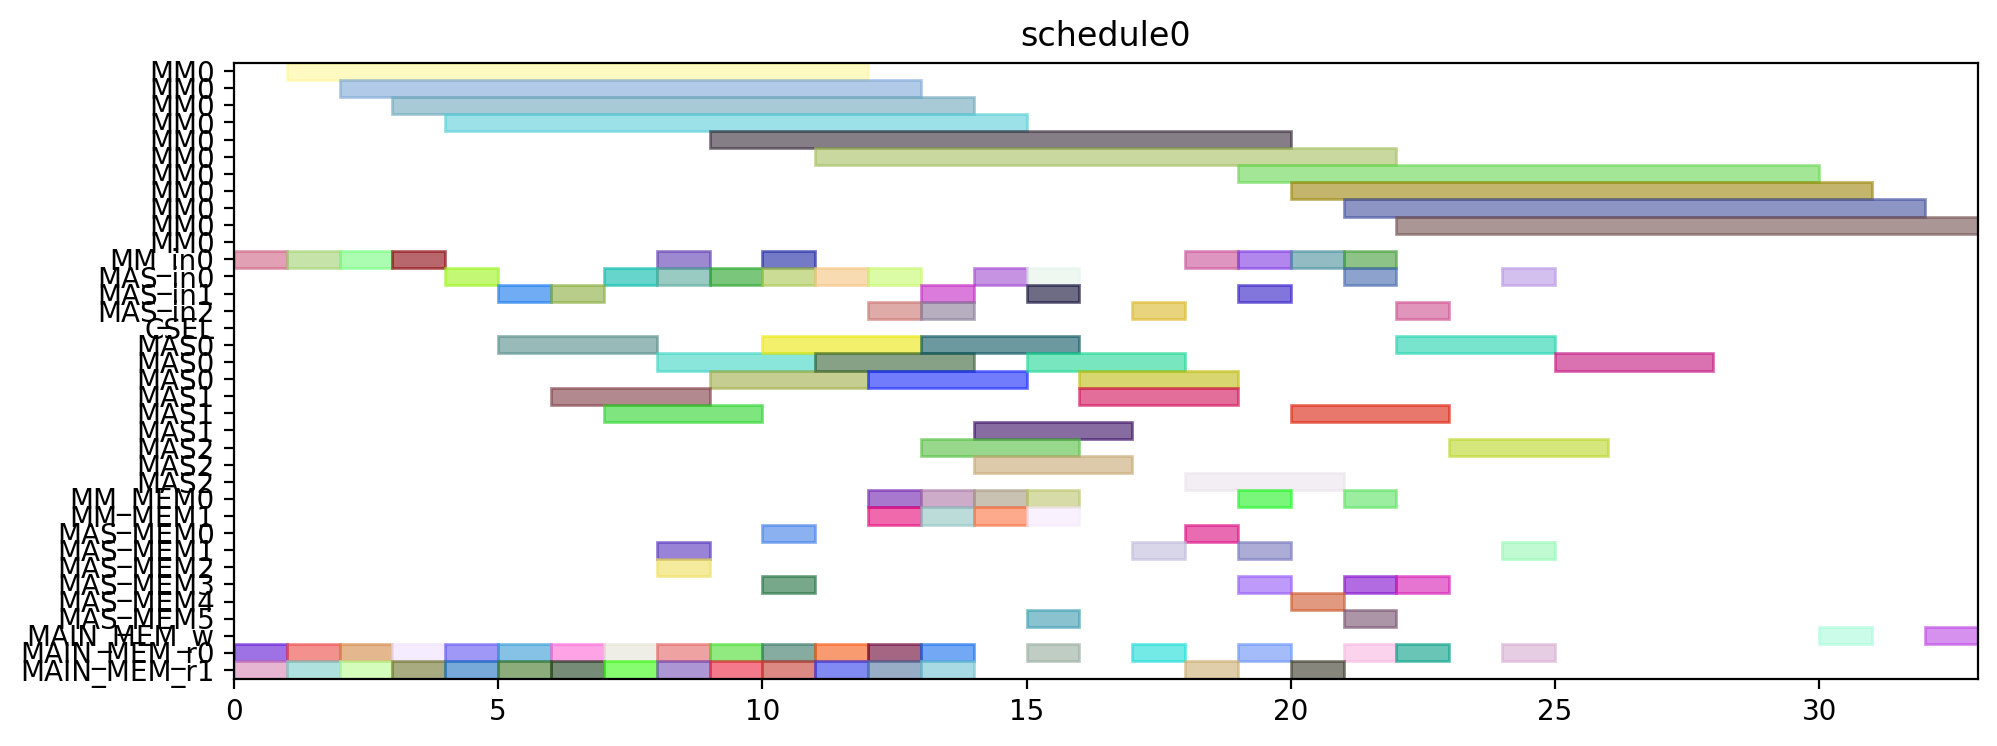

Write Python code to recreate this figure.
from pyschedule import Scenario, solvers, plotters, alt


def solve():
	horizon = 120
	S = Scenario("schedule0", horizon=horizon)

	# resource
	MM = S.Resources('MM', num=1, size=11)
	MM_in = S.Resources('MM_in', num=1)
	MAS_in = S.Resources('MAS_in', num=3)
	CSEL = S.Resource('CSEL')
	MAS = S.Resources('MAS', num=3, size=3, periods=range(1, horizon))
	MM_MEM = S.Resources('MM_MEM', num=2)
	MAS_MEM = S.Resources('MAS_MEM', num=6)
	MAIN_MEM_w = S.Resource('MAIN_MEM_w', size=1)
	MAIN_MEM_r = S.Resources('MAIN_MEM_r', num=2)

	# result of previous scheduling

	# new tasks
	t0_t0 = S.Task('t0_t0', length=11, delay_cost=1)
	t0_t0 += alt(MM)
	t0_t0_in = S.Task('t0_t0_in', length=1, delay_cost=1)
	t0_t0_in += alt(MM_in)
	S += t0_t0_in*MM_in[0]<=t0_t0*MM[0]
	t0_t0_mem0 = S.Task('t0_t0_mem0', length=1, delay_cost=1)
	t0_t0_mem0 += MAIN_MEM_r[0]
	S += t0_t0_mem0 <= t0_t0

	t0_t0_mem1 = S.Task('t0_t0_mem1', length=1, delay_cost=1)
	t0_t0_mem1 += MAIN_MEM_r[1]
	S += t0_t0_mem1 <= t0_t0

	t0_t1 = S.Task('t0_t1', length=11, delay_cost=1)
	t0_t1 += alt(MM)
	t0_t1_in = S.Task('t0_t1_in', length=1, delay_cost=1)
	t0_t1_in += alt(MM_in)
	S += t0_t1_in*MM_in[0]<=t0_t1*MM[0]
	t0_t1_mem0 = S.Task('t0_t1_mem0', length=1, delay_cost=1)
	t0_t1_mem0 += MAIN_MEM_r[0]
	S += t0_t1_mem0 <= t0_t1

	t0_t1_mem1 = S.Task('t0_t1_mem1', length=1, delay_cost=1)
	t0_t1_mem1 += MAIN_MEM_r[1]
	S += t0_t1_mem1 <= t0_t1

	t0_t2 = S.Task('t0_t2', length=3, delay_cost=1)
	t0_t2 += alt(MAS)
	t0_t2_in = S.Task('t0_t2_in', length=1, delay_cost=1)
	t0_t2_in += alt(MAS_in)
	S += t0_t2_in*MAS_in[0]<=t0_t2*MAS[0]

	S += t0_t2_in*MAS_in[1]<=t0_t2*MAS[1]

	S += t0_t2_in*MAS_in[2]<=t0_t2*MAS[2]

	t0_t2_mem0 = S.Task('t0_t2_mem0', length=1, delay_cost=1)
	t0_t2_mem0 += MAIN_MEM_r[0]
	S += t0_t2_mem0 <= t0_t2

	t0_t2_mem1 = S.Task('t0_t2_mem1', length=1, delay_cost=1)
	t0_t2_mem1 += MAIN_MEM_r[1]
	S += t0_t2_mem1 <= t0_t2

	t0_t3 = S.Task('t0_t3', length=3, delay_cost=1)
	t0_t3 += alt(MAS)
	t0_t3_in = S.Task('t0_t3_in', length=1, delay_cost=1)
	t0_t3_in += alt(MAS_in)
	S += t0_t3_in*MAS_in[0]<=t0_t3*MAS[0]

	S += t0_t3_in*MAS_in[1]<=t0_t3*MAS[1]

	S += t0_t3_in*MAS_in[2]<=t0_t3*MAS[2]

	t0_t3_mem0 = S.Task('t0_t3_mem0', length=1, delay_cost=1)
	t0_t3_mem0 += MAIN_MEM_r[0]
	S += t0_t3_mem0 <= t0_t3

	t0_t3_mem1 = S.Task('t0_t3_mem1', length=1, delay_cost=1)
	t0_t3_mem1 += MAIN_MEM_r[1]
	S += t0_t3_mem1 <= t0_t3

	t2_t0 = S.Task('t2_t0', length=11, delay_cost=1)
	t2_t0 += alt(MM)
	t2_t0_in = S.Task('t2_t0_in', length=1, delay_cost=1)
	t2_t0_in += alt(MM_in)
	S += t2_t0_in*MM_in[0]<=t2_t0*MM[0]
	t2_t0_mem0 = S.Task('t2_t0_mem0', length=1, delay_cost=1)
	t2_t0_mem0 += MAIN_MEM_r[0]
	S += t2_t0_mem0 <= t2_t0

	t2_t0_mem1 = S.Task('t2_t0_mem1', length=1, delay_cost=1)
	t2_t0_mem1 += MAIN_MEM_r[1]
	S += t2_t0_mem1 <= t2_t0

	t2_t1 = S.Task('t2_t1', length=11, delay_cost=1)
	t2_t1 += alt(MM)
	t2_t1_in = S.Task('t2_t1_in', length=1, delay_cost=1)
	t2_t1_in += alt(MM_in)
	S += t2_t1_in*MM_in[0]<=t2_t1*MM[0]
	t2_t1_mem0 = S.Task('t2_t1_mem0', length=1, delay_cost=1)
	t2_t1_mem0 += MAIN_MEM_r[0]
	S += t2_t1_mem0 <= t2_t1

	t2_t1_mem1 = S.Task('t2_t1_mem1', length=1, delay_cost=1)
	t2_t1_mem1 += MAIN_MEM_r[1]
	S += t2_t1_mem1 <= t2_t1

	t2_t2 = S.Task('t2_t2', length=3, delay_cost=1)
	t2_t2 += alt(MAS)
	t2_t2_in = S.Task('t2_t2_in', length=1, delay_cost=1)
	t2_t2_in += alt(MAS_in)
	S += t2_t2_in*MAS_in[0]<=t2_t2*MAS[0]

	S += t2_t2_in*MAS_in[1]<=t2_t2*MAS[1]

	S += t2_t2_in*MAS_in[2]<=t2_t2*MAS[2]

	t2_t2_mem0 = S.Task('t2_t2_mem0', length=1, delay_cost=1)
	t2_t2_mem0 += MAIN_MEM_r[0]
	S += t2_t2_mem0 <= t2_t2

	t2_t2_mem1 = S.Task('t2_t2_mem1', length=1, delay_cost=1)
	t2_t2_mem1 += MAIN_MEM_r[1]
	S += t2_t2_mem1 <= t2_t2

	t2_t3 = S.Task('t2_t3', length=3, delay_cost=1)
	t2_t3 += alt(MAS)
	t2_t3_in = S.Task('t2_t3_in', length=1, delay_cost=1)
	t2_t3_in += alt(MAS_in)
	S += t2_t3_in*MAS_in[0]<=t2_t3*MAS[0]

	S += t2_t3_in*MAS_in[1]<=t2_t3*MAS[1]

	S += t2_t3_in*MAS_in[2]<=t2_t3*MAS[2]

	t2_t3_mem0 = S.Task('t2_t3_mem0', length=1, delay_cost=1)
	t2_t3_mem0 += MAIN_MEM_r[0]
	S += t2_t3_mem0 <= t2_t3

	t2_t3_mem1 = S.Task('t2_t3_mem1', length=1, delay_cost=1)
	t2_t3_mem1 += MAIN_MEM_r[1]
	S += t2_t3_mem1 <= t2_t3

	t7_t2 = S.Task('t7_t2', length=3, delay_cost=1)
	t7_t2 += alt(MAS)
	t7_t2_in = S.Task('t7_t2_in', length=1, delay_cost=1)
	t7_t2_in += alt(MAS_in)
	S += t7_t2_in*MAS_in[0]<=t7_t2*MAS[0]

	S += t7_t2_in*MAS_in[1]<=t7_t2*MAS[1]

	S += t7_t2_in*MAS_in[2]<=t7_t2*MAS[2]

	t7_t2_mem0 = S.Task('t7_t2_mem0', length=1, delay_cost=1)
	t7_t2_mem0 += MAIN_MEM_r[0]
	S += t7_t2_mem0 <= t7_t2

	t7_t2_mem1 = S.Task('t7_t2_mem1', length=1, delay_cost=1)
	t7_t2_mem1 += MAIN_MEM_r[1]
	S += t7_t2_mem1 <= t7_t2

	t9_t2 = S.Task('t9_t2', length=3, delay_cost=1)
	t9_t2 += alt(MAS)
	t9_t2_in = S.Task('t9_t2_in', length=1, delay_cost=1)
	t9_t2_in += alt(MAS_in)
	S += t9_t2_in*MAS_in[0]<=t9_t2*MAS[0]

	S += t9_t2_in*MAS_in[1]<=t9_t2*MAS[1]

	S += t9_t2_in*MAS_in[2]<=t9_t2*MAS[2]

	t9_t2_mem0 = S.Task('t9_t2_mem0', length=1, delay_cost=1)
	t9_t2_mem0 += MAIN_MEM_r[0]
	S += t9_t2_mem0 <= t9_t2

	t9_t2_mem1 = S.Task('t9_t2_mem1', length=1, delay_cost=1)
	t9_t2_mem1 += MAIN_MEM_r[1]
	S += t9_t2_mem1 <= t9_t2

	t14_t2 = S.Task('t14_t2', length=3, delay_cost=1)
	t14_t2 += alt(MAS)
	t14_t2_in = S.Task('t14_t2_in', length=1, delay_cost=1)
	t14_t2_in += alt(MAS_in)
	S += t14_t2_in*MAS_in[0]<=t14_t2*MAS[0]

	S += t14_t2_in*MAS_in[1]<=t14_t2*MAS[1]

	S += t14_t2_in*MAS_in[2]<=t14_t2*MAS[2]

	t14_t2_mem0 = S.Task('t14_t2_mem0', length=1, delay_cost=1)
	t14_t2_mem0 += MAIN_MEM_r[0]
	S += t14_t2_mem0 <= t14_t2

	t14_t2_mem1 = S.Task('t14_t2_mem1', length=1, delay_cost=1)
	t14_t2_mem1 += MAIN_MEM_r[1]
	S += t14_t2_mem1 <= t14_t2

	new_TZ_t2 = S.Task('new_TZ_t2', length=3, delay_cost=1)
	new_TZ_t2 += alt(MAS)
	new_TZ_t2_in = S.Task('new_TZ_t2_in', length=1, delay_cost=1)
	new_TZ_t2_in += alt(MAS_in)
	S += new_TZ_t2_in*MAS_in[0]<=new_TZ_t2*MAS[0]

	S += new_TZ_t2_in*MAS_in[1]<=new_TZ_t2*MAS[1]

	S += new_TZ_t2_in*MAS_in[2]<=new_TZ_t2*MAS[2]

	new_TZ_t2_mem0 = S.Task('new_TZ_t2_mem0', length=1, delay_cost=1)
	new_TZ_t2_mem0 += MAIN_MEM_r[0]
	S += new_TZ_t2_mem0 <= new_TZ_t2

	new_TZ_t2_mem1 = S.Task('new_TZ_t2_mem1', length=1, delay_cost=1)
	new_TZ_t2_mem1 += MAIN_MEM_r[1]
	S += new_TZ_t2_mem1 <= new_TZ_t2

	t16_t2 = S.Task('t16_t2', length=3, delay_cost=1)
	t16_t2 += alt(MAS)
	t16_t2_in = S.Task('t16_t2_in', length=1, delay_cost=1)
	t16_t2_in += alt(MAS_in)
	S += t16_t2_in*MAS_in[0]<=t16_t2*MAS[0]

	S += t16_t2_in*MAS_in[1]<=t16_t2*MAS[1]

	S += t16_t2_in*MAS_in[2]<=t16_t2*MAS[2]

	t16_t2_mem0 = S.Task('t16_t2_mem0', length=1, delay_cost=1)
	t16_t2_mem0 += MAIN_MEM_r[0]
	S += t16_t2_mem0 <= t16_t2

	t16_t2_mem1 = S.Task('t16_t2_mem1', length=1, delay_cost=1)
	t16_t2_mem1 += MAIN_MEM_r[1]
	S += t16_t2_mem1 <= t16_t2

	t17_t2 = S.Task('t17_t2', length=3, delay_cost=1)
	t17_t2 += alt(MAS)
	t17_t2_in = S.Task('t17_t2_in', length=1, delay_cost=1)
	t17_t2_in += alt(MAS_in)
	S += t17_t2_in*MAS_in[0]<=t17_t2*MAS[0]

	S += t17_t2_in*MAS_in[1]<=t17_t2*MAS[1]

	S += t17_t2_in*MAS_in[2]<=t17_t2*MAS[2]

	t17_t2_mem0 = S.Task('t17_t2_mem0', length=1, delay_cost=1)
	t17_t2_mem0 += MAIN_MEM_r[0]
	S += t17_t2_mem0 <= t17_t2

	t17_t2_mem1 = S.Task('t17_t2_mem1', length=1, delay_cost=1)
	t17_t2_mem1 += MAIN_MEM_r[1]
	S += t17_t2_mem1 <= t17_t2

	t0_t4 = S.Task('t0_t4', length=11, delay_cost=1)
	t0_t4 += alt(MM)
	t0_t4_in = S.Task('t0_t4_in', length=1, delay_cost=1)
	t0_t4_in += alt(MM_in)
	S += t0_t4_in*MM_in[0]<=t0_t4*MM[0]
	t0_t4_mem0 = S.Task('t0_t4_mem0', length=1, delay_cost=1)
	t0_t4_mem0 += alt(MAS_MEM)
	S += (t0_t2*MAS[0])-1 < t0_t4_mem0*MAS_MEM[0]
	S += (t0_t2*MAS[1])-1 < t0_t4_mem0*MAS_MEM[2]
	S += (t0_t2*MAS[2])-1 < t0_t4_mem0*MAS_MEM[4]
	S += t0_t4_mem0 <= t0_t4

	t0_t4_mem1 = S.Task('t0_t4_mem1', length=1, delay_cost=1)
	t0_t4_mem1 += alt(MAS_MEM)
	S += (t0_t3*MAS[0])-1 < t0_t4_mem1*MAS_MEM[1]
	S += (t0_t3*MAS[1])-1 < t0_t4_mem1*MAS_MEM[3]
	S += (t0_t3*MAS[2])-1 < t0_t4_mem1*MAS_MEM[5]
	S += t0_t4_mem1 <= t0_t4

	t00 = S.Task('t00', length=3, delay_cost=1)
	t00 += alt(MAS)
	t00_in = S.Task('t00_in', length=1, delay_cost=1)
	t00_in += alt(MAS_in)
	S += t00_in*MAS_in[0]<=t00*MAS[0]

	S += t00_in*MAS_in[1]<=t00*MAS[1]

	S += t00_in*MAS_in[2]<=t00*MAS[2]

	t00_mem0 = S.Task('t00_mem0', length=1, delay_cost=1)
	t00_mem0 += alt(MM_MEM)
	S += (t0_t0*MM[0])-1 < t00_mem0*MM_MEM[0]
	S += t00_mem0 <= t00

	t00_mem1 = S.Task('t00_mem1', length=1, delay_cost=1)
	t00_mem1 += alt(MM_MEM)
	S += (t0_t1*MM[0])-1 < t00_mem1*MM_MEM[1]
	S += t00_mem1 <= t00

	t0_t5 = S.Task('t0_t5', length=3, delay_cost=1)
	t0_t5 += alt(MAS)
	t0_t5_in = S.Task('t0_t5_in', length=1, delay_cost=1)
	t0_t5_in += alt(MAS_in)
	S += t0_t5_in*MAS_in[0]<=t0_t5*MAS[0]

	S += t0_t5_in*MAS_in[1]<=t0_t5*MAS[1]

	S += t0_t5_in*MAS_in[2]<=t0_t5*MAS[2]

	t0_t5_mem0 = S.Task('t0_t5_mem0', length=1, delay_cost=1)
	t0_t5_mem0 += alt(MM_MEM)
	S += (t0_t0*MM[0])-1 < t0_t5_mem0*MM_MEM[0]
	S += t0_t5_mem0 <= t0_t5

	t0_t5_mem1 = S.Task('t0_t5_mem1', length=1, delay_cost=1)
	t0_t5_mem1 += alt(MM_MEM)
	S += (t0_t1*MM[0])-1 < t0_t5_mem1*MM_MEM[1]
	S += t0_t5_mem1 <= t0_t5

	t2_t4 = S.Task('t2_t4', length=11, delay_cost=1)
	t2_t4 += alt(MM)
	t2_t4_in = S.Task('t2_t4_in', length=1, delay_cost=1)
	t2_t4_in += alt(MM_in)
	S += t2_t4_in*MM_in[0]<=t2_t4*MM[0]
	t2_t4_mem0 = S.Task('t2_t4_mem0', length=1, delay_cost=1)
	t2_t4_mem0 += alt(MAS_MEM)
	S += (t2_t2*MAS[0])-1 < t2_t4_mem0*MAS_MEM[0]
	S += (t2_t2*MAS[1])-1 < t2_t4_mem0*MAS_MEM[2]
	S += (t2_t2*MAS[2])-1 < t2_t4_mem0*MAS_MEM[4]
	S += t2_t4_mem0 <= t2_t4

	t2_t4_mem1 = S.Task('t2_t4_mem1', length=1, delay_cost=1)
	t2_t4_mem1 += alt(MAS_MEM)
	S += (t2_t3*MAS[0])-1 < t2_t4_mem1*MAS_MEM[1]
	S += (t2_t3*MAS[1])-1 < t2_t4_mem1*MAS_MEM[3]
	S += (t2_t3*MAS[2])-1 < t2_t4_mem1*MAS_MEM[5]
	S += t2_t4_mem1 <= t2_t4

	t20 = S.Task('t20', length=3, delay_cost=1)
	t20 += alt(MAS)
	t20_in = S.Task('t20_in', length=1, delay_cost=1)
	t20_in += alt(MAS_in)
	S += t20_in*MAS_in[0]<=t20*MAS[0]

	S += t20_in*MAS_in[1]<=t20*MAS[1]

	S += t20_in*MAS_in[2]<=t20*MAS[2]

	t20_mem0 = S.Task('t20_mem0', length=1, delay_cost=1)
	t20_mem0 += alt(MM_MEM)
	S += (t2_t0*MM[0])-1 < t20_mem0*MM_MEM[0]
	S += t20_mem0 <= t20

	t20_mem1 = S.Task('t20_mem1', length=1, delay_cost=1)
	t20_mem1 += alt(MM_MEM)
	S += (t2_t1*MM[0])-1 < t20_mem1*MM_MEM[1]
	S += t20_mem1 <= t20

	t2_t5 = S.Task('t2_t5', length=3, delay_cost=1)
	t2_t5 += alt(MAS)
	t2_t5_in = S.Task('t2_t5_in', length=1, delay_cost=1)
	t2_t5_in += alt(MAS_in)
	S += t2_t5_in*MAS_in[0]<=t2_t5*MAS[0]

	S += t2_t5_in*MAS_in[1]<=t2_t5*MAS[1]

	S += t2_t5_in*MAS_in[2]<=t2_t5*MAS[2]

	t2_t5_mem0 = S.Task('t2_t5_mem0', length=1, delay_cost=1)
	t2_t5_mem0 += alt(MM_MEM)
	S += (t2_t0*MM[0])-1 < t2_t5_mem0*MM_MEM[0]
	S += t2_t5_mem0 <= t2_t5

	t2_t5_mem1 = S.Task('t2_t5_mem1', length=1, delay_cost=1)
	t2_t5_mem1 += alt(MM_MEM)
	S += (t2_t1*MM[0])-1 < t2_t5_mem1*MM_MEM[1]
	S += t2_t5_mem1 <= t2_t5

	t01 = S.Task('t01', length=3, delay_cost=1)
	t01 += alt(MAS)
	t01_in = S.Task('t01_in', length=1, delay_cost=1)
	t01_in += alt(MAS_in)
	S += t01_in*MAS_in[0]<=t01*MAS[0]

	S += t01_in*MAS_in[1]<=t01*MAS[1]

	S += t01_in*MAS_in[2]<=t01*MAS[2]

	t01_mem0 = S.Task('t01_mem0', length=1, delay_cost=1)
	t01_mem0 += alt(MM_MEM)
	S += (t0_t4*MM[0])-1 < t01_mem0*MM_MEM[0]
	S += t01_mem0 <= t01

	t01_mem1 = S.Task('t01_mem1', length=1, delay_cost=1)
	t01_mem1 += alt(MAS_MEM)
	S += (t0_t5*MAS[0])-1 < t01_mem1*MAS_MEM[1]
	S += (t0_t5*MAS[1])-1 < t01_mem1*MAS_MEM[3]
	S += (t0_t5*MAS[2])-1 < t01_mem1*MAS_MEM[5]
	S += t01_mem1 <= t01

	t10 = S.Task('t10', length=3, delay_cost=1)
	t10 += alt(MAS)
	t10_in = S.Task('t10_in', length=1, delay_cost=1)
	t10_in += alt(MAS_in)
	S += t10_in*MAS_in[0]<=t10*MAS[0]

	S += t10_in*MAS_in[1]<=t10*MAS[1]

	S += t10_in*MAS_in[2]<=t10*MAS[2]

	t10_mem0 = S.Task('t10_mem0', length=1, delay_cost=1)
	t10_mem0 += MAIN_MEM_r[0]
	S += t10_mem0 <= t10

	t10_mem1 = S.Task('t10_mem1', length=1, delay_cost=1)
	t10_mem1 += alt(MAS_MEM)
	S += (t00*MAS[0])-1 < t10_mem1*MAS_MEM[1]
	S += (t00*MAS[1])-1 < t10_mem1*MAS_MEM[3]
	S += (t00*MAS[2])-1 < t10_mem1*MAS_MEM[5]
	S += t10_mem1 <= t10

	t21 = S.Task('t21', length=3, delay_cost=1)
	t21 += alt(MAS)
	t21_in = S.Task('t21_in', length=1, delay_cost=1)
	t21_in += alt(MAS_in)
	S += t21_in*MAS_in[0]<=t21*MAS[0]

	S += t21_in*MAS_in[1]<=t21*MAS[1]

	S += t21_in*MAS_in[2]<=t21*MAS[2]

	t21_mem0 = S.Task('t21_mem0', length=1, delay_cost=1)
	t21_mem0 += alt(MM_MEM)
	S += (t2_t4*MM[0])-1 < t21_mem0*MM_MEM[0]
	S += t21_mem0 <= t21

	t21_mem1 = S.Task('t21_mem1', length=1, delay_cost=1)
	t21_mem1 += alt(MAS_MEM)
	S += (t2_t5*MAS[0])-1 < t21_mem1*MAS_MEM[1]
	S += (t2_t5*MAS[1])-1 < t21_mem1*MAS_MEM[3]
	S += (t2_t5*MAS[2])-1 < t21_mem1*MAS_MEM[5]
	S += t21_mem1 <= t21

	t30 = S.Task('t30', length=3, delay_cost=1)
	t30 += alt(MAS)
	t30_in = S.Task('t30_in', length=1, delay_cost=1)
	t30_in += alt(MAS_in)
	S += t30_in*MAS_in[0]<=t30*MAS[0]

	S += t30_in*MAS_in[1]<=t30*MAS[1]

	S += t30_in*MAS_in[2]<=t30*MAS[2]

	t30_mem0 = S.Task('t30_mem0', length=1, delay_cost=1)
	t30_mem0 += MAIN_MEM_r[0]
	S += t30_mem0 <= t30

	t30_mem1 = S.Task('t30_mem1', length=1, delay_cost=1)
	t30_mem1 += alt(MAS_MEM)
	S += (t20*MAS[0])-1 < t30_mem1*MAS_MEM[1]
	S += (t20*MAS[1])-1 < t30_mem1*MAS_MEM[3]
	S += (t20*MAS[2])-1 < t30_mem1*MAS_MEM[5]
	S += t30_mem1 <= t30

	t11 = S.Task('t11', length=3, delay_cost=1)
	t11 += alt(MAS)
	t11_in = S.Task('t11_in', length=1, delay_cost=1)
	t11_in += alt(MAS_in)
	S += t11_in*MAS_in[0]<=t11*MAS[0]

	S += t11_in*MAS_in[1]<=t11*MAS[1]

	S += t11_in*MAS_in[2]<=t11*MAS[2]

	t11_mem0 = S.Task('t11_mem0', length=1, delay_cost=1)
	t11_mem0 += MAIN_MEM_r[0]
	S += t11_mem0 <= t11

	t11_mem1 = S.Task('t11_mem1', length=1, delay_cost=1)
	t11_mem1 += alt(MAS_MEM)
	S += (t01*MAS[0])-1 < t11_mem1*MAS_MEM[1]
	S += (t01*MAS[1])-1 < t11_mem1*MAS_MEM[3]
	S += (t01*MAS[2])-1 < t11_mem1*MAS_MEM[5]
	S += t11_mem1 <= t11

	t31 = S.Task('t31', length=3, delay_cost=1)
	t31 += alt(MAS)
	t31_in = S.Task('t31_in', length=1, delay_cost=1)
	t31_in += alt(MAS_in)
	S += t31_in*MAS_in[0]<=t31*MAS[0]

	S += t31_in*MAS_in[1]<=t31*MAS[1]

	S += t31_in*MAS_in[2]<=t31*MAS[2]

	t31_mem0 = S.Task('t31_mem0', length=1, delay_cost=1)
	t31_mem0 += MAIN_MEM_r[0]
	S += t31_mem0 <= t31

	t31_mem1 = S.Task('t31_mem1', length=1, delay_cost=1)
	t31_mem1 += alt(MAS_MEM)
	S += (t21*MAS[0])-1 < t31_mem1*MAS_MEM[1]
	S += (t21*MAS[1])-1 < t31_mem1*MAS_MEM[3]
	S += (t21*MAS[2])-1 < t31_mem1*MAS_MEM[5]
	S += t31_mem1 <= t31

	c010 = S.Task('c010', length=11, delay_cost=1)
	c010 += alt(MM)
	c010_in = S.Task('c010_in', length=1, delay_cost=1)
	c010_in += alt(MM_in)
	S += c010_in*MM_in[0]<=c010*MM[0]
	S += 0<c010

	c010_w = S.Task('c010_w', length=1, delay_cost=1)
	c010_w += alt(MAIN_MEM_w)
	S += c010 <= c010_w

	c010_mem0 = S.Task('c010_mem0', length=1, delay_cost=1)
	c010_mem0 += alt(MAS_MEM)
	S += (t30*MAS[0])-1 < c010_mem0*MAS_MEM[0]
	S += (t30*MAS[1])-1 < c010_mem0*MAS_MEM[2]
	S += (t30*MAS[2])-1 < c010_mem0*MAS_MEM[4]
	S += c010_mem0 <= c010

	c010_mem1 = S.Task('c010_mem1', length=1, delay_cost=1)
	c010_mem1 += MAIN_MEM_r[1]
	S += c010_mem1 <= c010

	c200 = S.Task('c200', length=11, delay_cost=1)
	c200 += alt(MM)
	c200_in = S.Task('c200_in', length=1, delay_cost=1)
	c200_in += alt(MM_in)
	S += c200_in*MM_in[0]<=c200*MM[0]
	S += 0<c200

	c200_w = S.Task('c200_w', length=1, delay_cost=1)
	c200_w += alt(MAIN_MEM_w)
	S += c200 <= c200_w

	c200_mem0 = S.Task('c200_mem0', length=1, delay_cost=1)
	c200_mem0 += alt(MAS_MEM)
	S += (t10*MAS[0])-1 < c200_mem0*MAS_MEM[0]
	S += (t10*MAS[1])-1 < c200_mem0*MAS_MEM[2]
	S += (t10*MAS[2])-1 < c200_mem0*MAS_MEM[4]
	S += c200_mem0 <= c200

	c200_mem1 = S.Task('c200_mem1', length=1, delay_cost=1)
	c200_mem1 += MAIN_MEM_r[1]
	S += c200_mem1 <= c200

	t16_t0 = S.Task('t16_t0', length=11, delay_cost=1)
	t16_t0 += alt(MM)
	t16_t0_in = S.Task('t16_t0_in', length=1, delay_cost=1)
	t16_t0_in += alt(MM_in)
	S += t16_t0_in*MM_in[0]<=t16_t0*MM[0]
	t16_t0_mem0 = S.Task('t16_t0_mem0', length=1, delay_cost=1)
	t16_t0_mem0 += MAIN_MEM_r[0]
	S += t16_t0_mem0 <= t16_t0

	t16_t0_mem1 = S.Task('t16_t0_mem1', length=1, delay_cost=1)
	t16_t0_mem1 += alt(MAS_MEM)
	S += (t30*MAS[0])-1 < t16_t0_mem1*MAS_MEM[1]
	S += (t30*MAS[1])-1 < t16_t0_mem1*MAS_MEM[3]
	S += (t30*MAS[2])-1 < t16_t0_mem1*MAS_MEM[5]
	S += t16_t0_mem1 <= t16_t0

	t17_t0 = S.Task('t17_t0', length=11, delay_cost=1)
	t17_t0 += alt(MM)
	t17_t0_in = S.Task('t17_t0_in', length=1, delay_cost=1)
	t17_t0_in += alt(MM_in)
	S += t17_t0_in*MM_in[0]<=t17_t0*MM[0]
	t17_t0_mem0 = S.Task('t17_t0_mem0', length=1, delay_cost=1)
	t17_t0_mem0 += MAIN_MEM_r[0]
	S += t17_t0_mem0 <= t17_t0

	t17_t0_mem1 = S.Task('t17_t0_mem1', length=1, delay_cost=1)
	t17_t0_mem1 += alt(MAS_MEM)
	S += (t10*MAS[0])-1 < t17_t0_mem1*MAS_MEM[1]
	S += (t10*MAS[1])-1 < t17_t0_mem1*MAS_MEM[3]
	S += (t10*MAS[2])-1 < t17_t0_mem1*MAS_MEM[5]
	S += t17_t0_mem1 <= t17_t0

	solvers.mip.solve(S,msg=1,kind='CPLEX',ratio_gap=1.01)

	solution = [['hoge']*len(S.solution()[1]) for i in range(len(S.solution()))]
	for i in range(len(S.solution())):
		for j in range(len(S.solution()[i])):
			solution[i][j]=str(S.solution()[i][j])
	print(solution)

	cycles = int(solution[-1][3])

	pic_file_name = "/mnt/rose/usr1/fukuda/ABE/multiRAM_multiMAS_16mux/scheduling_result/stage11MM1_stage3MAS3/EP2_ADD_w_EVAL/schedule0.png"
	if(S.solution() != []):
		plotters.matplotlib.plot(S,img_filename=pic_file_name, show_task_labels=False, fig_size=(cycles*0.25+3, 4))

	return solution
